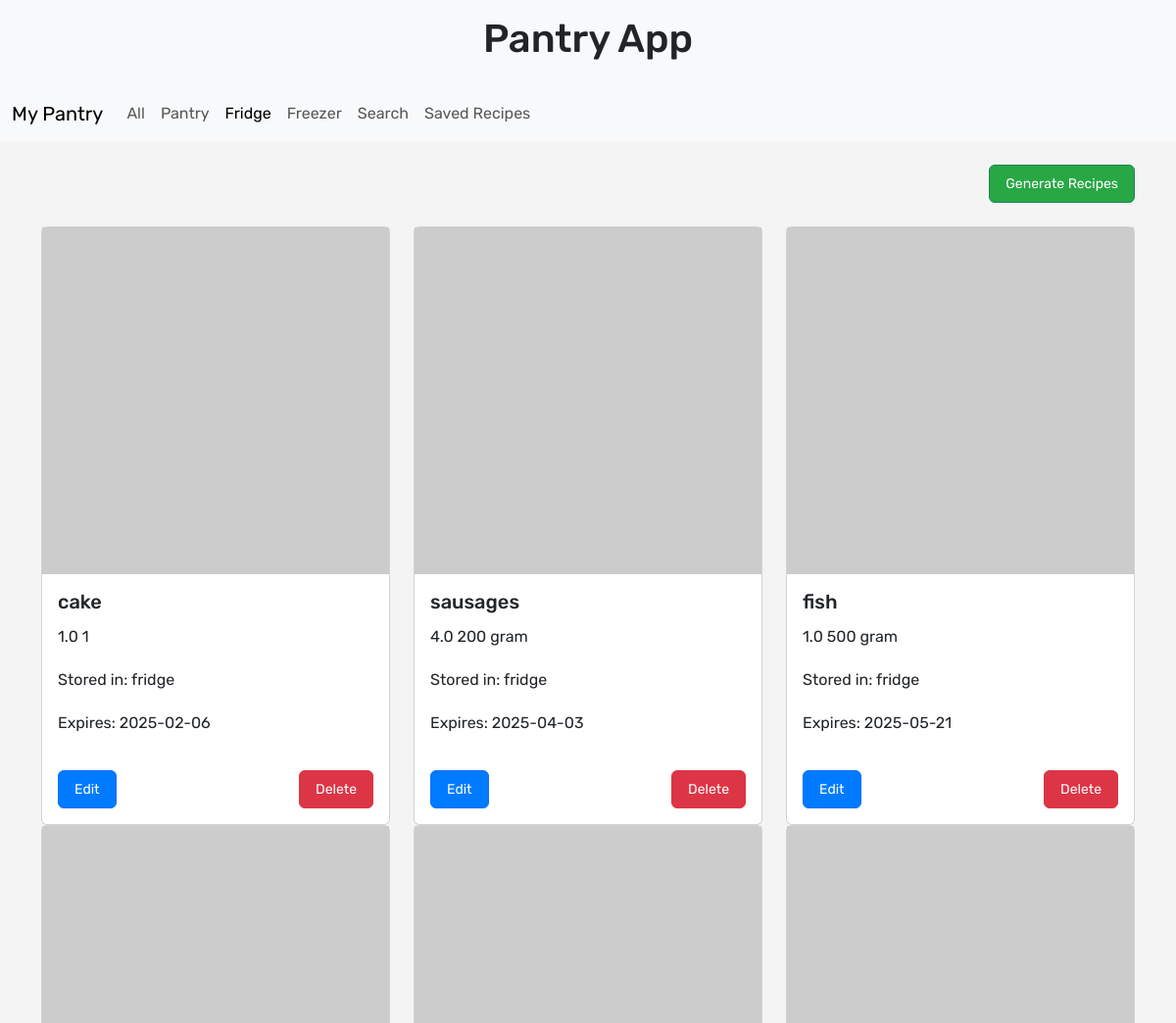
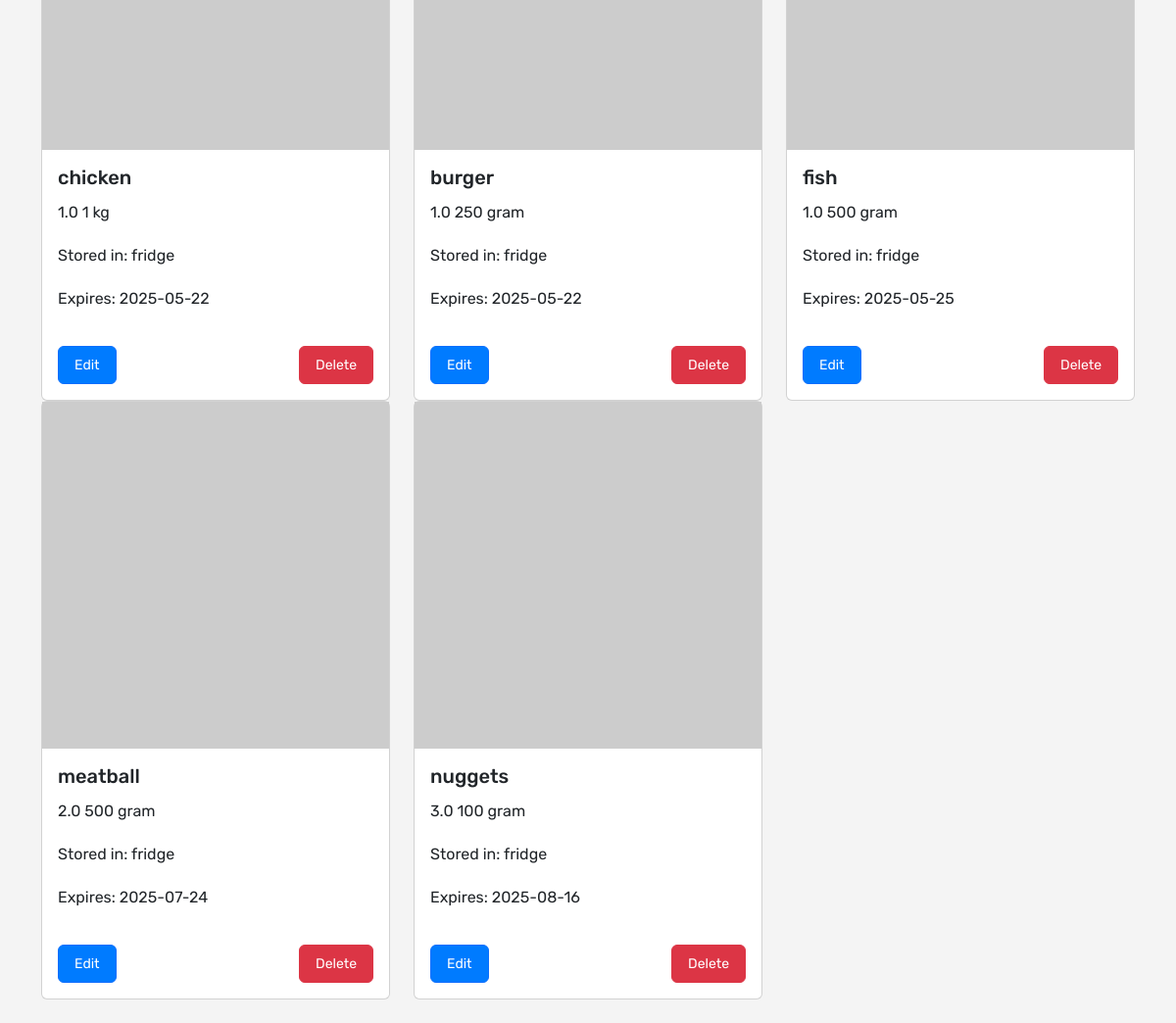
/fridge/, run on the app's committed database (2 pictures, top to bottom).
### pantry/models.py (models this page shows, shortened)
class PantryItem(models.Model):
    STORAGE_CHOICES = [
        ('pantry', 'Pantry'),
        ('fridge', 'Fridge'),
        ('freezer', 'Freezer'),
    ]
    user = models.ForeignKey(User, on_delete=models.CASCADE)
    ingredient = models.ForeignKey('Ingredient', on_delete=models.CASCADE)
    quantity = models.FloatField()
    unit = models.CharField(max_length=20)
    storage_location = models.CharField(max_length=10, choices=STORAGE_CHOICES)
    expiry_date = models.CharField(max_length=20, blank=True, null=True)

class Ingredient(models.Model):
    name = models.CharField(max_length=100)
    default_quantity = models.FloatField(null=True, blank=True)
    default_unit = models.CharField(max_length=20, null=True, blank=True)
    image_url = models.URLField(blank=True, null=True)

### pantry/views.py (the view)
# urls.py: path('', views.ingredient_list, name='ingredient_list'),
def ingredient_list(request, category=None):
    if category:
        pantry_items = PantryItem.objects.filter(storage_location__iexact=category).order_by('expiry_date')
    else:
        pantry_items = PantryItem.objects.all().order_by('expiry_date')
    return render(request, 'pantry/ingredient_list.html', {'pantry_items': pantry_items,  'active_category': category or 'all',})

### pantry/templates/pantry/ingredient_list.html
{% extends 'pantry/base.html' %}
{% load static %}
{% block content %}
<div class="mb-4 text-end">
    <a href="{% url 'select_ingredients' %}" class="btn btn-success">Generate Recipes</a>
</div>
<div class="row">
    {% for item in pantry_items %}
    <div class="col-md-4">
        <div class="card mb-3">
            {% if item.ingredient.image_url %}
                <img src="{{ item.ingredient.image_url }}" alt="{{ item.ingredient.name }}" style="width: 100px; height: 100px;">
            {% else %}
                <img src="https://via.placeholder.com/100?text=No+Image" alt="No image">
            {% endif %}
            <div class="card-body">
                <h5 class="card-title">{{ item.ingredient.name }}</h5>
                <p>{{ item.quantity }} {{ item.unit }}</p>
                <p>Stored in: {{ item.storage_location }}</p>
                <p>Expires:
                    {% if item.expiry_date %}
                        {{ item.expiry_date }}
                    {% else %}
                        N/A
                    {% endif %}
                </p>
                <div class="d-flex justify-content-between mt-3">
                    <a href="{% url 'edit_pantry_item' item.id %}" class="btn btn-sm btn-primary">Edit</a>
                    <a href="{% url 'delete_pantry_item' item.id %}" class="btn btn-sm btn-danger">Delete</a>
                </div>
            </div>
        </div>
    </div>
    {% endfor %}
</div>
{% endblock %}

### pantry/static/css/pantry.css (style rules this page uses)
body { font-family: 'Rubik', sans-serif; background-color: #f4f4f4; margin: 0; padding: 0; }
.btn { padding: 8px 16px; border-radius: 6px; font-size: 14px; text-align: center; display: inline-block; }
.btn-primary { background-color: #007bff; color: white; }
.btn-danger { background-color: #dc3545; color: white; }
.btn-success { background-color: #28a745; color: white; }
.text-end { text-align: right; }
.card { height: 100%; }
.card-body { display: flex; flex-direction: column; justify-content: space-between; }

### data on the page
PantryItem: ingredient.name "cake", quantity "1.0", unit "1", storage_location "fridge", expiry_date "2025-02-06"
PantryItem: ingredient.name "sausages", quantity "4.0", unit "200 gram", storage_location "fridge", expiry_date "2025-04-03"
PantryItem: ingredient.name "fish", quantity "1.0", unit "500 gram", storage_location "fridge", expiry_date "2025-05-21"
PantryItem: ingredient.name "chicken", quantity "1.0", unit "1 kg", storage_location "fridge", expiry_date "2025-05-22"
PantryItem: ingredient.name "burger", quantity "1.0", unit "250 gram", storage_location "fridge", expiry_date "2025-05-22"
PantryItem: ingredient.name "fish", quantity "1.0", unit "500 gram", storage_location "fridge", expiry_date "2025-05-25"
PantryItem: ingredient.name "meatball", quantity "2.0", unit "500 gram", storage_location "fridge", expiry_date "2025-07-24"
PantryItem: ingredient.name "nuggets", quantity "3.0", unit "100 gram", storage_location "fridge", expiry_date "2025-08-16"
